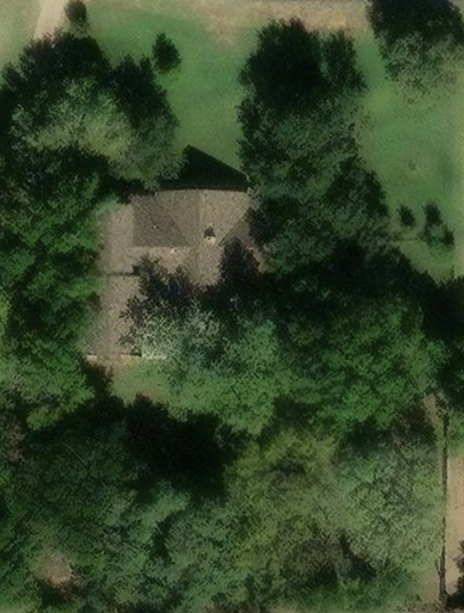
#> input picture Features/assets/images/prop1.png, 928 x 1226 px (shown at 1/2 size)
$ jupyter execute --allow-errors image_support.ipynb
#> lines starting #> are read from the running program, lines starting #| are printed output that depends on the picture
[cell 1]
from anthropic import Anthropic
from anthropic.types import Message
import base64
from PIL import Image
import io

from dotenv import load_dotenv
import os
load_dotenv()

import logging
logging.basicConfig(
    level=logging.INFO,
    format='%(asctime)s - %(name)s - %(levelname)s - %(message)s',
    datefmt='%Y-%m-%d %H:%M:%S'
)
logger = logging.getLogger(__name__)

#> (the rest of this cell did not finish here and is left out)

[cell 2]
MODEL="claude-3-7-sonnet-20250219"
TEMPERATURE=1.0

[cell 3]
def add_user_message(messages, message_content):
    if isinstance(message_content, list):
        user_message = {
            "role": "user",
            "content": message_content
        }
    else:
        user_message = {
            "role": "user",
            "content": [{"type": "text", "text": str(message_content)}]
        }

    messages.append(user_message)


def add_assistant_message(messages, message_content):
    if isinstance(message_content, Message):
        assistant_message = {
            "role": "assistant",
            "content": message_content
        }
    else:
        assistant_message = {
            "role": "assistant",
            "content": [{"type": "text", "text": message_content}]
        }

    messages.append(assistant_message)

def chat(messages, model=MODEL, temperature=TEMPERATURE, system=None, stop_sequences=None, thinking=False, thinking_budget=1024, tools=None):
    try:
        params = {
            "model": model,
            "max_tokens": 4000,
            "messages": messages,
            "temperature": temperature,
            "stop_sequences": stop_sequences,
        }

        if thinking:
            params["thinking"] = {
                "type": "enabled",
                "budget_tokens": thinking_budget
            }

        if tools:
            params["tools"] = tools

        if system:
            params["system"] = system

        return client.messages.create(**params)

    except Exception as e:
        logger.error(f"Chat failed: {e}")
        raise e

def text_from_message(message):
    return "\n".join(
        [block.text for block in message.content if block.type == "text"]
    )

[cell 4]
RISK_ASSESSMENT_PROMPT = """
Analyze the attached satellite image of a property with these specific steps:

1. Residence identification: Locate the primary residence on the property by looking for:
   - The largest roofed structure
   - Typical residential features (driveway connection, regular geometry)
   - Distinction from other structures (garages, sheds, pools)
   Describe the residence's location relative to property boundaries and other features.

2. Tree overhang analysis: Examine all trees near the primary residence:
   - Identify any trees whose canopy extends directly over any portion of the roof
   - Estimate the percentage of roof covered by overhanging branches (0-25%, 25-50%, 50-75%, 75-100%)
   - Note particularly dense areas of overhang

3. Fire risk assessment: For any overhanging trees, evaluate:
   - Potential wildfire vulnerability (ember catch points, continuous fuel paths to structure)
   - Proximity to chimneys, vents, or other roof openings if visible
   - Areas where branches create a "bridge" between wildland vegetation and the structure

4. Defensible space identification: Assess the property's overall vegetative structure:
   - Identify if trees connect to form a continuous canopy over or near the home
   - Note any obvious fuel ladders (vegetation that can carry fire from ground to tree to roof)

5. Fire risk rating: Based on your analysis, assign a Fire Risk Rating from 1-4:
   - Rating 1 (Low Risk): No tree branches overhanging the roof, good defensible space around the structure
   - Rating 2 (Moderate Risk): Minimal overhang (<25% of roof), some separation between tree canopies
   - Rating 3 (High Risk): Significant overhang (25-50% of roof), connected tree canopies, multiple points of vulnerability
   - Rating 4 (Severe Risk): Extensive overhang (>50% of roof), dense vegetation against structure, numerous ember catch points, limited defensible space

For each item above (1-5), write one sentence summarizing your findings, with your final response being the numeric Fire Risk Rating (1-4) with a brief justification.
"""

[cell 5]
def compress_image(img_file, max_size=(1024, 1024), quality=85):
    """Compress image to reduce file size"""
#> called with img_file = 'assets/images/prop1.png', max_size = (1024, 1024), quality = 85
    try:
        with Image.open(img_file) as img:
            # Convert to RGB if necessary
#> img is the input picture: PIL image 928x1226 RGBA; mean R, G, B, A 53.4, 70.2, 42.4, 255
            if img.mode != 'RGB':
                img = img.convert('RGB')
#> img: PIL image 928x1226 RGB

            # Resize if too large
            img.thumbnail(max_size, Image.Resampling.LANCZOS)
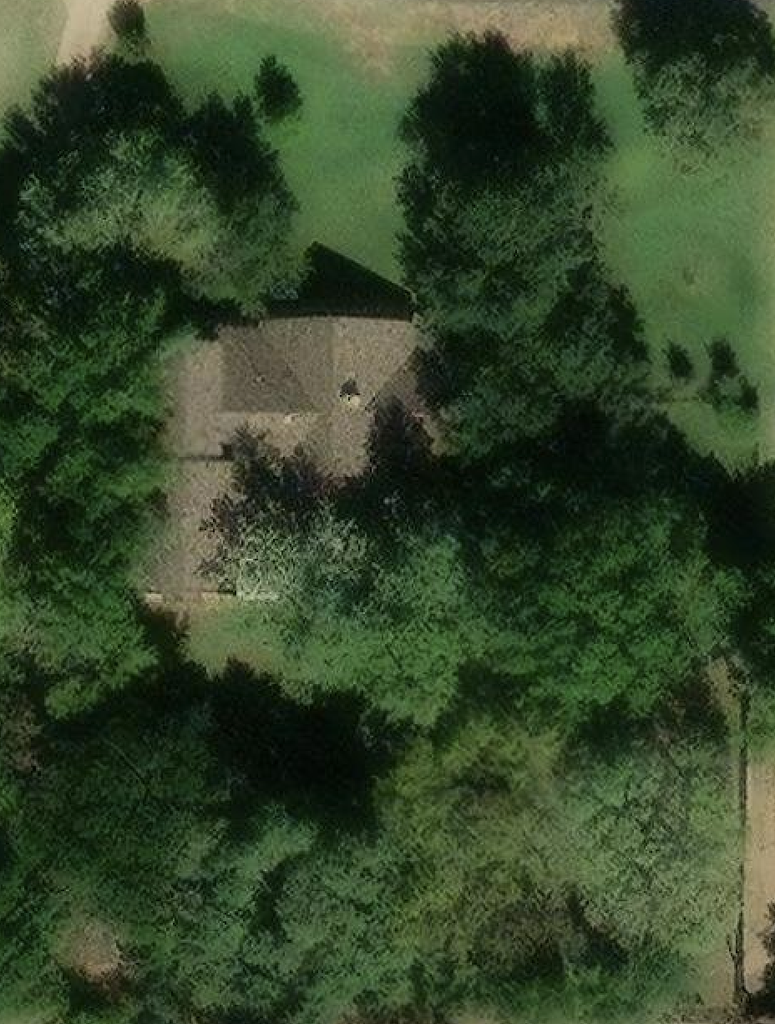
#> img: PIL image 775x1024 RGB; mean R, G, B 53.4, 70.2, 42.4

            # Save to bytes
            buffer = io.BytesIO()
            img.save(buffer, format='JPEG', quality=quality)
            return buffer.getvalue()
    except Exception as e:
        logger.error(f"Failed to compress image: {e}")
        raise e

def upload_image(img_file, messages):
    try:
        compressed_image = compress_image(img_file)
        image_bytes = base64.standard_b64encode(compressed_image).decode("utf-8")

        add_user_message(messages, [
            # Image Block
            {
                "type": "image",
                "source": {
                    "type": "base64",
                    "media_type": "image/jpeg",
                    "data": image_bytes,
                }
            },
            # Text Block
            {
                "type": "text",
                "text": "What do you see in this image?"
            }
        ])
        logger.info("Image uploaded successfully.")
    except Exception as e:
        logger.error(f"Failed to upload image: {e}")
        raise e

[cell 6]
def main(img_file):
    messages = []

    try:
        # Print user input
        print("=" * 50)
        print("USER:")
        print("=" * 50)
        print(f"Image file: {img_file}")
        print("Analyzing image for fire risk...")
        print()

        upload_image(img_file, messages)
        add_user_message(messages, RISK_ASSESSMENT_PROMPT)

        logger.info("Starting chat with model...")
        results = chat(messages, model=MODEL, temperature=TEMPERATURE, thinking=True, thinking_budget=1024)
